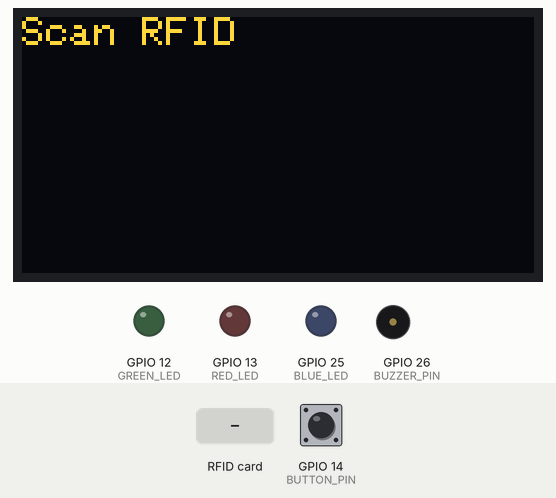
Simulated run of this sketch. Board: ESP32. Shown: 128×64 one-colour display, output pins drawn as LEDs (lit = HIGH), buzzer (waves = sounding). Inputs (shaded band) come from the test bench; at power-on: GPIO 14 (BUTTON_PIN) HIGH. The OLED is the two-colour kind (top 16 rows yellow); WiFi joins after 1.5 s; servers stay silent unless stated; uploads are accepted with an empty reply; what the sketch prints to the serial monitor is not drawn.

Above: at 3.3 s.
3.4 s: RFID card 5E 7A 19 C4 held to the reader
At 4.1 s:
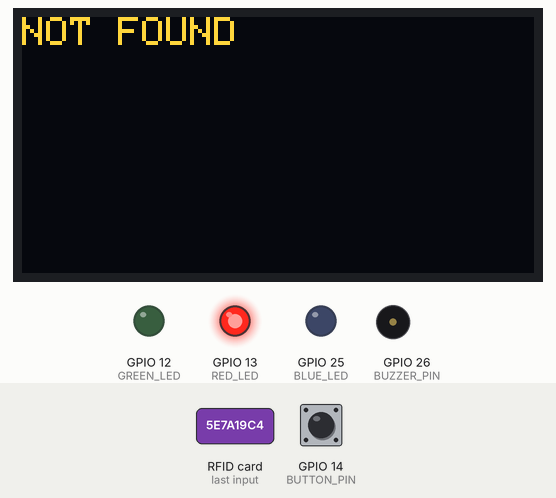
6.4 s: GPIO 14 (BUTTON_PIN) pulled LOW for 3.2 s
At 7.3 s:
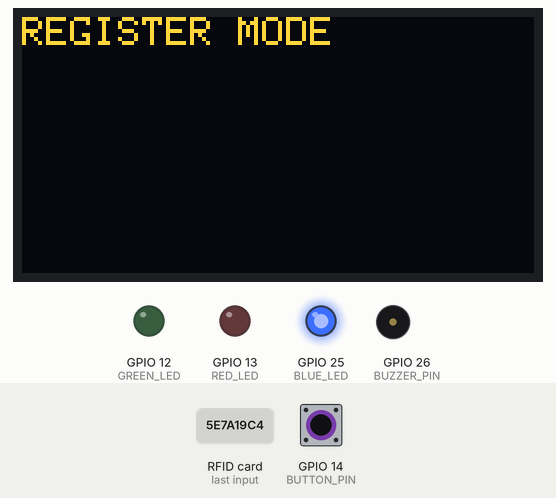
11.1 s: RFID card 5E 7A 19 C4 held to the reader
At 12.4 s:
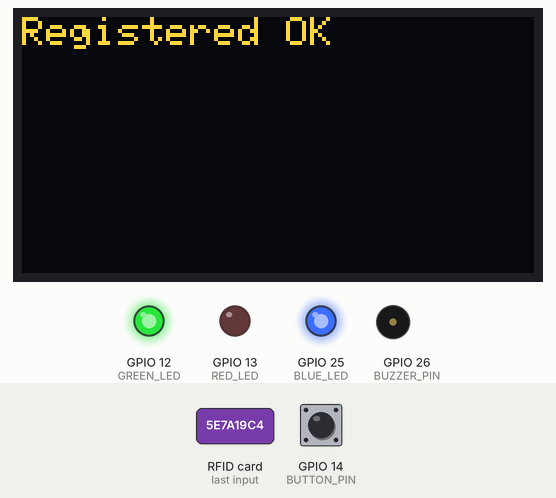
14.1 s: GPIO 14 (BUTTON_PIN) pulled LOW for 0.15 s
At 15.1 s:
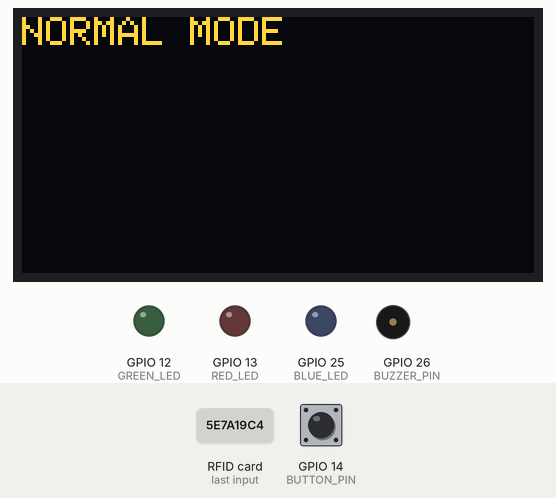
16.9 s: GPIO 14 (BUTTON_PIN) pulled LOW for 1 s
At 19.5 s:
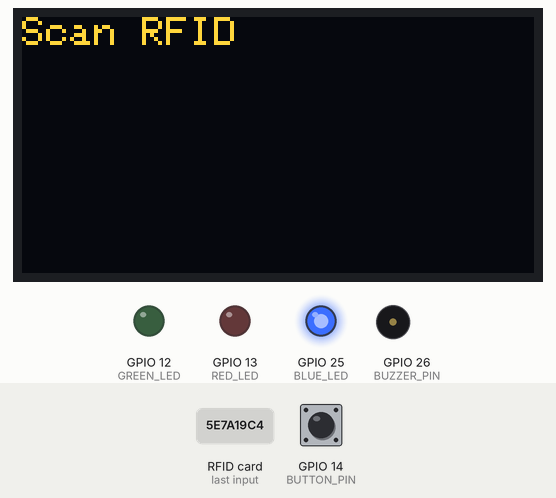
Timing chart, 0 to 20.7 s (numbered marks = the images above; inputs shaded):
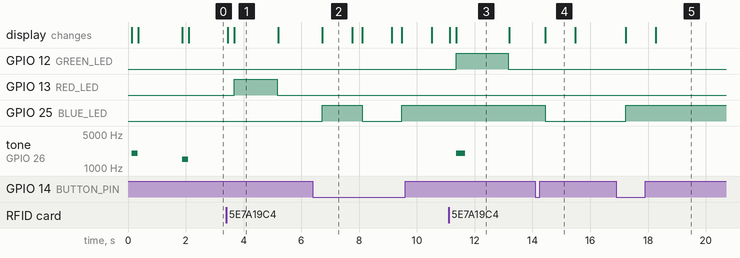

Measured:
- after the input at 3.4 s, GPIO 13 (RED_LED): LOW → HIGH after 0.27 s, → LOW 1.5 s later; the display: first changes after 0.05 s (image 1 shows a later state)
- after the input at 6.4 s, GPIO 25 (BLUE_LED): LOW → HIGH after 0.33 s, → LOW 1.4 s later, → HIGH 1.4 s later; the display: changes after 0.33 s (image 2)
- after the input at 11.1 s, GPIO 12 (GREEN_LED): LOW → HIGH after 0.27 s, → LOW 1.8 s later; tone on GPIO 26 (BUZZER_PIN): silent → 2000 Hz after 0.27 s, → silent 0.30 s later; the display: first changes at once (image 3 shows a later state)
- after the input at 14.1 s, GPIO 25 (BLUE_LED): HIGH → LOW after 0.35 s; the display: changes after 0.35 s (image 4)
- after the input at 16.9 s, GPIO 25 (BLUE_LED): LOW → HIGH after 0.33 s; the display: first changes after 0.33 s (image 5 shows a later state)
- what the display in image 1 shows lasts 1.5 s, from 3.7 s to 5.2 s
- what the display in image 2 shows lasts 1.1 s, from 6.7 s to 7.8 s

The sketch:

Livestock.ino
```cpp
#include <WiFi.h>
#include <HTTPClient.h>
#include <ArduinoJson.h>
#include <SPI.h>
#include <MFRC522.h>
#include <Wire.h>
#include <Adafruit_GFX.h>
#include <Adafruit_SSD1306.h>

// ---------------- WIFI ----------------
const char* ssid = "rrr";
const char* password = "123456789";
const char* serverUrl = "http://192.168.137.1/livestock";

// ---------------- OLED ----------------
#define SCREEN_WIDTH 128
#define SCREEN_HEIGHT 64
#define OLED_SDA 21
#define OLED_SCL 22
#define SCREEN_ADDRESS 0x3C

Adafruit_SSD1306 display(SCREEN_WIDTH, SCREEN_HEIGHT, &Wire, -1);

// ---------------- RFID ----------------
#define SS_PIN   5
#define RST_PIN  27
#define SCK_PIN  18
#define MISO_PIN 19
#define MOSI_PIN 23

MFRC522 mfrc522(SS_PIN, RST_PIN);

// ---------------- OUTPUT ----------------
#define GREEN_LED   12
#define RED_LED     13
#define BLUE_LED    25
#define BUTTON_PIN  14
#define BUZZER_PIN  26

// ---------------- VARIABLES ----------------
bool registerMode = false;
unsigned long lastScan = 0;

// ---------------- DISPLAY ----------------
void show(String l1, String l2 = "") {
  display.clearDisplay();
  display.setCursor(0, 0);
  display.println(l1);
  display.setCursor(0, 20);
  display.println(l2);
  display.display();
}

// ---------------- BUZZER ----------------
void beep(int freq, int dur) {
  tone(BUZZER_PIN, freq);
  delay(dur);
  noTone(BUZZER_PIN);
}

// ---------------- WIFI ----------------
void connectWiFi() {
  show("Connecting WiFi...");
  WiFi.begin(ssid, password);

  int retry = 0;
  while (WiFi.status() != WL_CONNECTED && retry < 20) {
    delay(500);
    retry++;
  }

  if (WiFi.status() == WL_CONNECTED) {
    show("WiFi OK", WiFi.localIP().toString());
    beep(1500, 200);
  } else {
    show("WiFi Failed");
  }
}

// ---------------- RFID ----------------
void initRFID() {
  SPI.begin(SCK_PIN, MISO_PIN, MOSI_PIN, SS_PIN);
  mfrc522.PCD_Init();

  byte v = mfrc522.PCD_ReadRegister(mfrc522.VersionReg);

  if (v == 0x91 || v == 0x92) {
    show("RFID Ready");
    beep(2000, 200);
  } else {
    show("RFID ERROR");
    //while(true);
  }
}

// ---------------- READ TAG ----------------
String readTag() {
  if (!mfrc522.PICC_IsNewCardPresent()) return "";
  if (!mfrc522.PICC_ReadCardSerial()) return "";

  String tag = "";
  for (byte i = 0; i < mfrc522.uid.size; i++) {
    if (mfrc522.uid.uidByte[i] < 0x10) tag += "0";
    tag += String(mfrc522.uid.uidByte[i], HEX);
  }

  tag.toUpperCase();

  mfrc522.PICC_HaltA();
  mfrc522.PCD_StopCrypto1();

  return tag;
}

// ---------------- REGISTER ----------------
void registerAnimal(String tag) {
  show("Registering...", tag);

  HTTPClient http;
  http.begin(String(serverUrl) + "/create_animal.php");
  http.addHeader("Content-Type", "application/json");

  String body = "{\"tagId\":\"" + tag + "\"}";

  int code = http.POST(body);

  if (code == 200) {
    show("Registered OK");
    digitalWrite(GREEN_LED, HIGH);
    beep(2000, 300);
  } else {
    show("Register Failed");
    digitalWrite(RED_LED, HIGH);
  }

  delay(1500);
  digitalWrite(GREEN_LED, LOW);
  digitalWrite(RED_LED, LOW);
  http.end();
}

// ---------------- CHECK ----------------
void checkAnimal(String tag) {
  show("Checking...", tag);

  HTTPClient http;
  http.begin(String(serverUrl) + "/get_animal_by_tag.php?tagId=" + tag);

  int code = http.GET();

  if (code == 200) {
    DynamicJsonDocument doc(512);
    deserializeJson(doc, http.getString());

    bool success = doc["success"];
    String name = doc["name"];
    bool isSick = doc["isSick"];

    if (success) {
      show(name, isSick ? "SICK" : "HEALTHY");

      digitalWrite(isSick ? RED_LED : GREEN_LED, HIGH);
      beep(isSick ? 700 : 2000, 400);
    } else {
      show("NOT FOUND");
      digitalWrite(RED_LED, HIGH);
    }
  } else {
    show("SERVER ERROR");
  }

  delay(1500);
  digitalWrite(GREEN_LED, LOW);
  digitalWrite(RED_LED, LOW);
  http.end();
}

// ---------------- SETUP ----------------
void setup() {
  Serial.begin(115200);

  pinMode(GREEN_LED, OUTPUT);
  pinMode(RED_LED, OUTPUT);
  pinMode(BLUE_LED, OUTPUT);
  pinMode(BUTTON_PIN, INPUT_PULLUP);
  pinMode(BUZZER_PIN, OUTPUT);

  Wire.begin(OLED_SDA, OLED_SCL);
  display.begin(SSD1306_SWITCHCAPVCC, SCREEN_ADDRESS);

  display.setTextSize(1);
  display.setTextColor(WHITE);

  show("System Starting");

  initRFID();
  connectWiFi();

  show("Scan RFID");
}

// ---------------- LOOP ----------------
void loop() {
  Serial.println(digitalRead(BUTTON_PIN));
  // BUTTON TOGGLE
  if (digitalRead(BUTTON_PIN) == LOW) {
    delay(300);
    registerMode = !registerMode;

    show(registerMode ? "REGISTER MODE" : "NORMAL MODE");
    digitalWrite(BLUE_LED, registerMode);
    delay(1000);
    show("Scan RFID");
  }

  // READ TAG
  String tag = readTag();

  if (tag != "" && millis() - lastScan > 2000) {
    lastScan = millis();

    Serial.println("TAG: " + tag);

    if (registerMode) {
      registerAnimal(tag);
    } else {
      checkAnimal(tag);
    }

    show("Scan RFID");
  }
}
```
